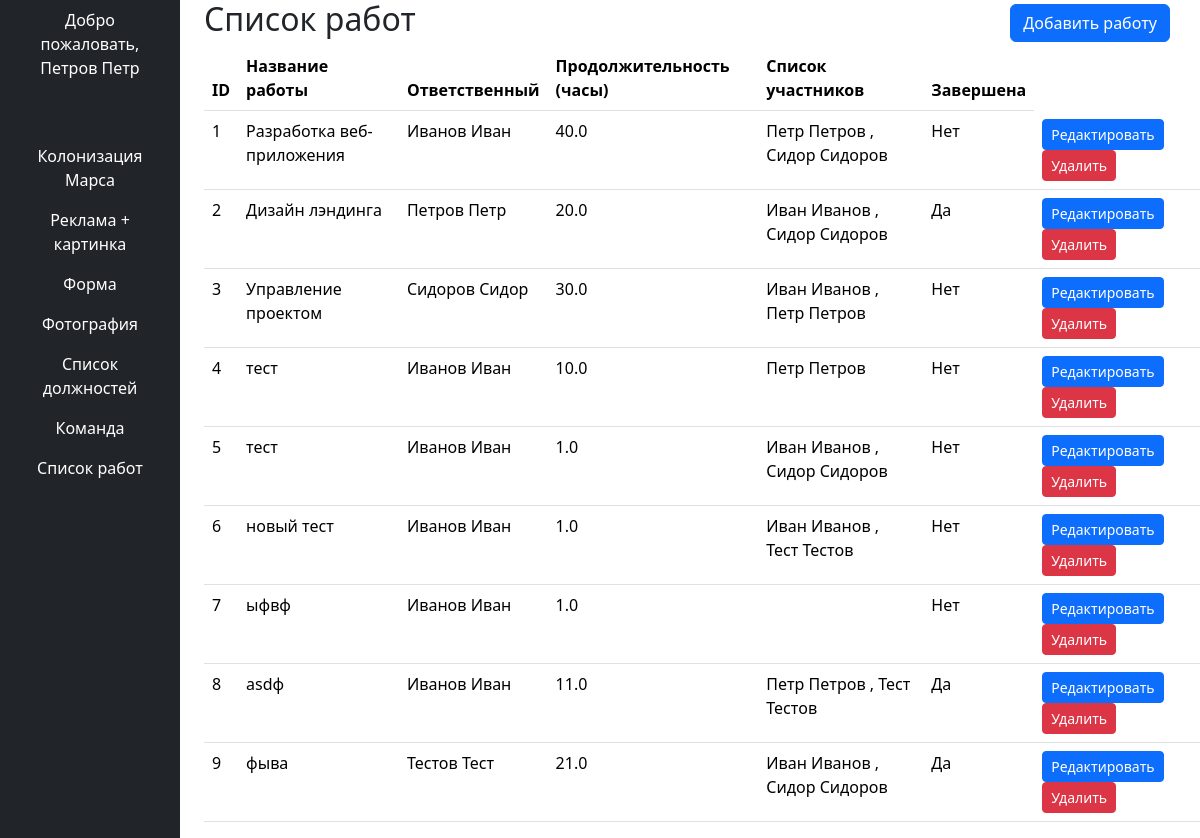
/list_jobs (signed in), run on the app's committed database.
### users.py (models this page shows, shortened)
class User(db.Model, UserMixin):
    __tablename__ = 'user'
    id = db.Column(db.Integer, primary_key=True, autoincrement=True)
    surname = db.Column(db.String(50))
    name = db.Column(db.String(50))
    age = db.Column(db.Integer)
    position = db.Column(db.String(50))
    speciality = db.Column(db.String(50))
    address = db.Column(db.String(255))
    email = db.Column(db.String(120), unique=True, index=True, nullable=False)
    hashed_password = db.Column(db.String(128))
    modified_date = db.Column(db.DateTime, default=datetime.utcnow)
    jobs = db.relationship('Jobs', secondary=collaborators_table, back_populates='collaborators')
    departments = db.relationship('Department', secondary=members_table, back_populates='members')

class Jobs(db.Model):
    __tablename__ = 'jobs'
    id = db.Column(db.Integer, primary_key=True, autoincrement=True)
    team_leader_id = db.Column(db.Integer, db.ForeignKey('user.id'))
    team_leader = db.relationship(User, foreign_keys=[team_leader_id])
    job = db.Column(db.String(255))
    work_size = db.Column(db.Float)
    collaborators = db.relationship('User', secondary=collaborators_table, back_populates='jobs')
    start_date = db.Column(db.DateTime, default=datetime.utcnow)
    end_date = db.Column(db.DateTime)
    is_finished = db.Column(db.Boolean, default=False)

### app.py (the view)
@app.route('/list_jobs')
@login_required
def list_jobs():
    jobs = Jobs.query.all()
    return render_template('jobs.html', jobs=jobs, User=User)

### app.py (called while the page is built)
@login_manager.user_loader
def load_user(user_id):
    return User.query.get(int(user_id))

### templates/jobs.html (shortened to what this page needs)
{% extends "base.html" %}
{% block content %}
    <div class="d-flex align-items-center justify-content-between">
        <h2>Список работ</h2>
        <a href="{{ url_for('add_job') }}" class="d-block btn btn-primary" style="margin: 0px 30px 0px 0px">Добавить работу</a>
    </div>
    <table class="table">
        <thead>
            <tr>
                <th>ID</th>
                <th>Название работы</th>
                <th>Ответственный</th>
                <th>Продолжительность (часы)</th>
                <th>Список участников</th>
                <th>Завершена</th>
            </tr>
        </thead>
        <tbody>
            {% for job in jobs %}
                <tr>
                    <td>{{ job.id }}</td>
                    <td>{{ job.job }}</td>
                    <td>{{ job.team_leader.surname }} {{ job.team_leader.name }}</td>
                    <td>{{ job.work_size }}</td>
                    <td>
                        {% for collaborator in job.collaborators %}
                            {{ collaborator.name }} {{ collaborator.surname }}
                            {% if not loop.last %}, {% endif %}
                        {% endfor %}
                    </td>
                    <td>{{ "Да" if job.is_finished else "Нет" }}</td>
                    <td>
                        <a href="{{ url_for('edit_job', job_id=job.id) }}" class="btn btn-sm btn-primary">Редактировать</a>
                        <a href="{{ url_for('delete_job', job_id=job.id) }}" class="btn btn-sm btn-danger">Удалить</a>
                    </td>
                </tr>
            {% endfor %}
        </tbody>
    </table>
{% endblock %}

### templates/header.html
<nav class="h-100 bg-dark">
    <ul class="nav flex-column justify-content-center text-center">
        {% if current_user.is_authenticated %}
                    <li class="nav-item mb-5">
                        <a href="/logout" class="nav-link text-white">Добро пожаловать, {{ current_user.surname }} {{ current_user.name }}</a>
                    </li>
        {% endif %}
        <li class="nav-item">
            <a class="nav-link text-white" href="/Mars">Колонизация Марса</a>
        </li>
        <li class="nav-item">
            <a class="nav-link text-white" href="/image_promotion">Реклама + картинка</a>
        </li>
        <li class="nav-item">
            <a class="nav-link text-white" href="/form">Форма</a>
        </li>
        <li class="nav-item">
            <a class="nav-link text-white" href="/photo">Фотография</a>
        </li>
        <li class="nav-item">
            <a class="nav-link text-white" href="/list_prof/a">Список должностей</a>
        </li>
        <li class="nav-item">
            <a class="nav-link text-white" href="/member">Команда</a>
        </li>
        <li class="nav-item">
            <a class="nav-link text-white" href="/list_jobs">Список работ</a>
        </li>
    </ul>
</nav>

### data on the page
User: surname "Петров", name "Петр"
Jobs: id "1", job "Разработка веб-приложения", team_leader.surname "Иванов", team_leader.name "Иван", work_size "40.0", is_finished "Нет"
User: name "Сидор", surname "Сидоров"
Jobs: id "2", job "Дизайн лэндинга", team_leader.surname "Петров", team_leader.name "Петр", work_size "20.0", is_finished "Да"
User: name "Иван", surname "Иванов"
Jobs: id "3", job "Управление проектом", team_leader.surname "Сидоров", team_leader.name "Сидор", work_size "30.0", is_finished "Нет"
Jobs: id "4", job "тест", team_leader.surname "Иванов", team_leader.name "Иван", work_size "10.0", is_finished "Нет"
Jobs: id "5", job "тест", team_leader.surname "Иванов", team_leader.name "Иван", work_size "1.0", is_finished "Нет"
Jobs: id "6", job "новый тест", team_leader.surname "Иванов", team_leader.name "Иван", work_size "1.0", is_finished "Нет"
User: name "Тест", surname "Тестов"
Jobs: id "7", job "ыфвф", team_leader.surname "Иванов", team_leader.name "Иван", work_size "1.0", is_finished "Нет"
Jobs: id "8", job "asdф", team_leader.surname "Иванов", team_leader.name "Иван", work_size "11.0", is_finished "Да"
Jobs: id "9", job "фывa", team_leader.surname "Тестов", team_leader.name "Тест", work_size "21.0", is_finished "Да"
